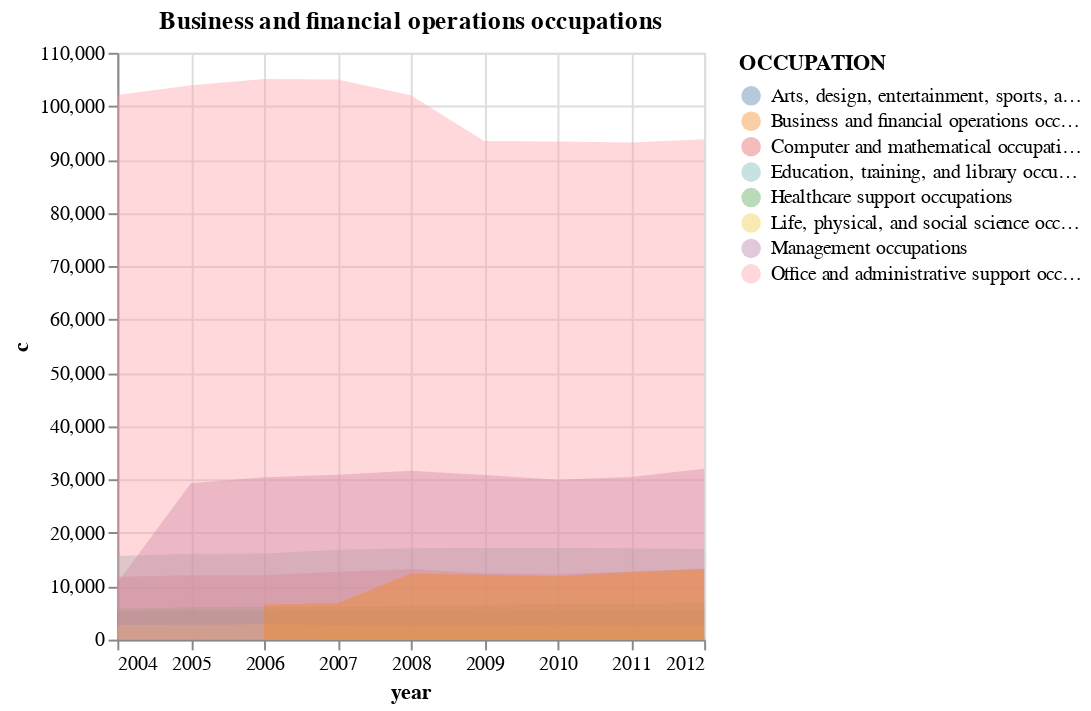

Notebook code for this chart:
### Code cell
area = alt.Chart(df_bls).mark_area(opacity = 0.4).encode(
        x="year:T",
        y=alt.Y('c', stack = False),
        color="OCCUPATION",
        ).properties(title={"text": f}
        )
display(area)

type(df_univ['year'][0])

### Figure 1 — Vega-Lite specification as saved in the notebook (floating-point values rounded to 4 significant figures)
{"config": {"view": {"continuousWidth": 300, "continuousHeight": 300}}, "data": {"name": "data-549bc1c2aa5675853d38636cfbbc8345"}, "mark": {"type": "area", "opacity": 0.4}, "encoding": {"color": {"field": "OCCUPATION", "type": "nominal"}, "x": {"field": "year", "type": "temporal"}, "y": {"field": "c", "stack": false, "type": "quantitative"}}, "title": {"text": "Business and financial operations occupations"}, "$schema": "https://vega.github.io/schema/vega-lite/v5.16.3.json", "datasets": {"data-549bc1c2aa5675853d38636cfbbc8345": [{"index": 100, "year": "2004", "OCCUPATION": "Arts, design, entertainment, sports, and media occupations", "SOURCE": "count", "c": 5288.0}, {"index": 101, "year": "2004", "OCCUPATION": "Computer and mathematical occupations", "SOURCE": "count", "c": 11770.0}, {"index": 102, "year": "2004", "OCCUPATION": "Education, training, and library occupations", "SOURCE": "count", "c": 15700.0}, {"index": 103, "year": "2004", "OCCUPATION": "Healthcare support occupations", "SOURCE": "count", "c": 5735.0}, {"index": 104, "year": "2004", "OCCUPATION": "Life, physical, and social science occupations", "SOURCE": "count", "c": 2721.0}, {"index": 105, "year": "2004", "OCCUPATION": "Management occupations", "SOURCE": "count", "c": 10670.0}, {"index": 106, "year": "2004", "OCCUPATION": "Office and administrative support occupations", "SOURCE": "count", "c": 102100.0}, {"index": 107, "year": "2005", "OCCUPATION": "Arts, design, entertainment, sports, and media occupations", "SOURCE": "count", "c": 5378.0}, {"index": 108, "year": "2005", "OCCUPATION": "Computer and mathematical occupations", "SOURCE": "count", "c": 12050.0}, {"index": 109, "year": "2005", "OCCUPATION": "Education, training, and library occupations", "SOURCE": "count", "c": 16120.0}, {"index": 110, "year": "2005", "OCCUPATION": "Healthcare support occupations", "SOURCE": "count", "c": 6086.0}, {"index": 111, "year": "2005", "OCCUPATION": "Life, physical, and social science occupations", "SOURCE": "count", "c": 2802.0}, {"index": 112, "year": "2005", "OCCUPATION": "Management occupations", "SOURCE": "count", "c": 29330.0}, {"index": 113, "year": "2005", "OCCUPATION": "Office and administrative support occupations", "SOURCE": "count", "c": 103900.0}, {"index": 114, "year": "2006", "OCCUPATION": "Arts, design, entertainment, sports, and media occupations", "SOURCE": "count", "c": 5384.0}, {"index": 115, "year": "2006", "OCCUPATION": "Business and financial operations occupations", "SOURCE": "count", "c": 6564.0}, {"index": 116, "year": "2006", "OCCUPATION": "Computer and mathematical occupations", "SOURCE": "count", "c": 12050.0}, {"index": 117, "year": "2006", "OCCUPATION": "Education, training, and library occupations", "SOURCE": "count", "c": 16140.0}, {"index": 118, "year": "2006", "OCCUPATION": "Healthcare support occupations", "SOURCE": "count", "c": 6162.0}, {"index": 119, "year": "2006", "OCCUPATION": "Life, physical, and social science occupations", "SOURCE": "count", "c": 2859.0}, {"index": 120, "year": "2006", "OCCUPATION": "Management occupations", "SOURCE": "count", "c": 30450.0}, {"index": 121, "year": "2006", "OCCUPATION": "Office and administrative support occupations", "SOURCE": "count", "c": 105100.0}, {"index": 122, "year": "2007", "OCCUPATION": "Arts, design, entertainment, sports, and media occupations", "SOURCE": "count", "c": 5501.0}, {"index": 123, "year": "2007", "OCCUPATION": "Business and financial operations occupations", "SOURCE": "count", "c": 6801.0}, {"index": 124, "year": "2007", "OCCUPATION": "Computer and mathematical occupations", "SOURCE": "count", "c": 12720.0}, {"index": 125, "year": "2007", "OCCUPATION": "Education, training, and library occupations", "SOURCE": "count", "c": 16860.0}, {"index": 126, "year": "2007", "OCCUPATION": "Healthcare support occupations", "SOURCE": "count", "c": 6181.0}, {"index": 127, "year": "2007", "OCCUPATION": "Life, physical, and social science occupations", "SOURCE": "count", "c": 2757.0}, {"index": 128, "year": "2007", "OCCUPATION": "Management occupations", "SOURCE": "count", "c": 30910.0}, {"index": 129, "year": "2007", "OCCUPATION": "Office and administrative support occupations", "SOURCE": "count", "c": 105000.0}, {"index": 130, "year": "2008", "OCCUPATION": "Arts, design, entertainment, sports, and media occupations", "SOURCE": "count", "c": 5567.0}, {"index": 131, "year": "2008", "OCCUPATION": "Business and financial operations occupations", "SOURCE": "count", "c": 12400.0}, {"index": 132, "year": "2008", "OCCUPATION": "Computer and mathematical occupations", "SOURCE": "count", "c": 13190.0}, {"index": 133, "year": "2008", "OCCUPATION": "Education, training, and library occupations", "SOURCE": "count", "c": 17110.0}, {"index": 134, "year": "2008", "OCCUPATION": "Healthcare support occupations", "SOURCE": "count", "c": 6330.0}, {"index": 135, "year": "2008", "OCCUPATION": "Life, physical, and social science occupations", "SOURCE": "count", "c": 2607.0}, {"index": 136, "year": "2008", "OCCUPATION": "Management occupations", "SOURCE": "count", "c": 31660.0}, {"index": 137, "year": "2008", "OCCUPATION": "Office and administrative support occupations", "SOURCE": "count", "c": 102000.0}, {"index": 138, "year": "2009", "OCCUPATION": "Arts, design, entertainment, sports, and media occupations", "SOURCE": "count", "c": 5379.0}, {"index": 139, "year": "2009", "OCCUPATION": "Business and financial operations occupations", "SOURCE": "count", "c": 12150.0}, {"index": 140, "year": "2009", "OCCUPATION": "Computer and mathematical occupations", "SOURCE": "count", "c": 12420.0}, {"index": 141, "year": "2009", "OCCUPATION": "Education, training, and library occupations", "SOURCE": "count", "c": 17160.0}, {"index": 142, "year": "2009", "OCCUPATION": "Healthcare support occupations", "SOURCE": "count", "c": 6535.0}, {"index": 143, "year": "2009", "OCCUPATION": "Life, physical, and social science occupations", "SOURCE": "count", "c": 2651.0}, {"index": 144, "year": "2009", "OCCUPATION": "Management occupations", "SOURCE": "count", "c": 30850.0}, {"index": 145, "year": "2009", "OCCUPATION": "Office and administrative support occupations", "SOURCE": "count", "c": 93460.0}, {"index": 146, "year": "2010", "OCCUPATION": "Arts, design, entertainment, sports, and media occupations", "SOURCE": "count", "c": 5448.0}, {"index": 147, "year": "2010", "OCCUPATION": "Business and financial operations occupations", "SOURCE": "count", "c": 11860.0}, {"index": 148, "year": "2010", "OCCUPATION": "Computer and mathematical occupations", "SOURCE": "count", "c": 12280.0}, {"index": 149, "year": "2010", "OCCUPATION": "Education, training, and library occupations", "SOURCE": "count", "c": 17160.0}, {"index": 150, "year": "2010", "OCCUPATION": "Healthcare support occupations", "SOURCE": "count", "c": 6571.0}, {"index": 151, "year": "2010", "OCCUPATION": "Life, physical, and social science occupations", "SOURCE": "count", "c": 2808.0}, {"index": 152, "year": "2010", "OCCUPATION": "Management occupations", "SOURCE": "count", "c": 29960.0}, {"index": 153, "year": "2010", "OCCUPATION": "Office and administrative support occupations", "SOURCE": "count", "c": 93370.0}, {"index": 154, "year": "2011", "OCCUPATION": "Arts, design, entertainment, sports, and media occupations", "SOURCE": "count", "c": 5492.0}, {"index": 155, "year": "2011", "OCCUPATION": "Business and financial operations occupations", "SOURCE": "count", "c": 12660.0}, {"index": 156, "year": "2011", "OCCUPATION": "Computer and mathematical occupations", "SOURCE": "count", "c": 12760.0}, {"index": 157, "year": "2011", "OCCUPATION": "Education, training, and library occupations", "SOURCE": "count", "c": 17150.0}, {"index": 158, "year": "2011", "OCCUPATION": "Healthcare support occupations", "SOURCE": "count", "c": 6636.0}, {"index": 159, "year": "2011", "OCCUPATION": "Life, physical, and social science occupations", "SOURCE": "count", "c": 2602.0}, {"index": 160, "year": "2011", "OCCUPATION": "Management occupations", "SOURCE": "count", "c": 30460.0}, {"index": 161, "year": "2011", "OCCUPATION": "Office and administrative support occupations", "SOURCE": "count", "c": 93200.0}, {"index": 162, "year": "2012", "OCCUPATION": "Arts, design, entertainment, sports, and media occupations", "SOURCE": "count", "c": 5550.0}, {"index": 163, "year": "2012", "OCCUPATION": "Business and financial operations occupations", "SOURCE": "count", "c": 13260.0}, {"index": 164, "year": "2012", "OCCUPATION": "Computer and mathematical occupations", "SOURCE": "count", "c": 13310.0}, {"index": 165, "year": "2012", "OCCUPATION": "Education, training, and library occupations", "SOURCE": "count", "c": 16970.0}, {"index": 166, "year": "2012", "OCCUPATION": "Healthcare support occupations", "SOURCE": "count", "c": 6922.0}, {"index": 167, "year": "2012", "OCCUPATION": "Life, physical, and social science occupations", "SOURCE": "count", "c": 2625.0}, {"index": 168, "year": "2012", "OCCUPATION": "Management occupations", "SOURCE": "count", "c": 32030.0}, {"index": 169, "year": "2012", "OCCUPATION": "Office and administrative support occupations", "SOURCE": "count", "c": 93800.0}]}}
